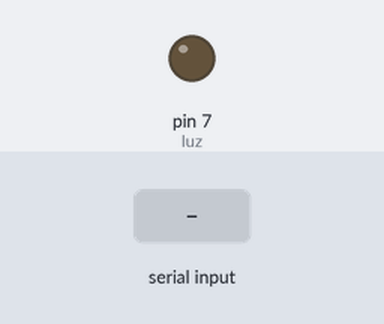
A sketch run on a simulated Arduino Uno, built with avr-gcc and run on an emulated ATmega328P. Parts: output pins drawn as LEDs (lit = HIGH). The inputs (shaded band) are chosen by the test bench.

Above: at 1.2 s.
1.3 s: "l" received over Serial
At 2.5 s:
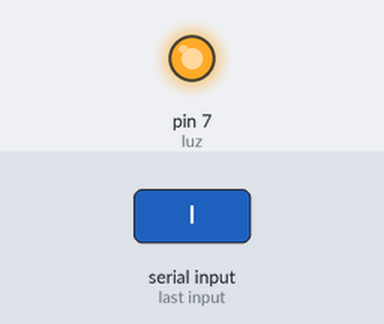
2.8 s: "d" received over Serial
At 3.8 s:
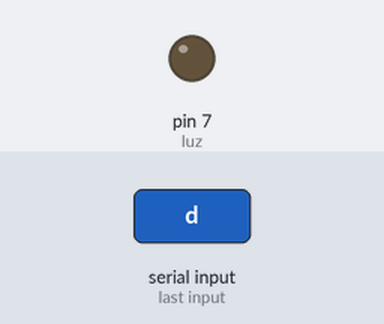
Timing chart, 0 to 5.8 s (numbered marks = the images above; inputs shaded):
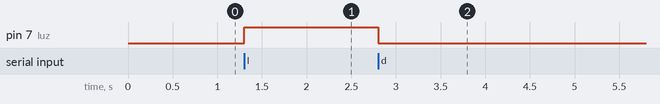

Measured:
- after the input at 1.3 s, pin 7 (luz): LOW → HIGH at once
- after the input at 2.8 s, pin 7 (luz): HIGH → LOW at once

The sketch:

luz.ino
```cpp
int luz = 7;
char letra;

void setup()
{
 Serial.begin(9600);
 pinMode(luz,OUTPUT);
}

void loop(){
 letra =  Serial.read();

 switch(letra){

 case 'l':
   digitalWrite(luz,HIGH);
   break;
 case  'd':
   digitalWrite(luz,LOW);
   break;


 }
}
```
